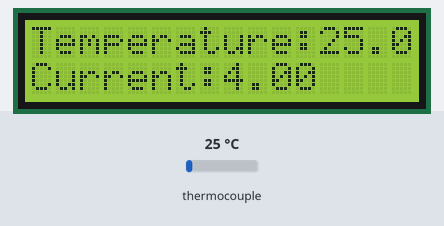
Simulated run of this sketch. Board: Arduino Uno, built with avr-gcc and run on an emulated ATmega328P. Parts: 16×2 character LCD. Inputs (shaded band) come from the test bench; at power-on: thermocouple 25 °C. What the sketch prints to the serial monitor is not drawn.

Above: at 1.7 s.
1.8 s: thermocouple set to 75 °C
At 3.8 s:
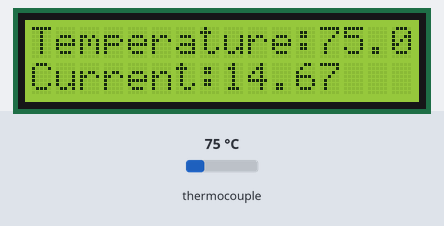
4.1 s: thermocouple set to 150 °C
At 5.4 s:
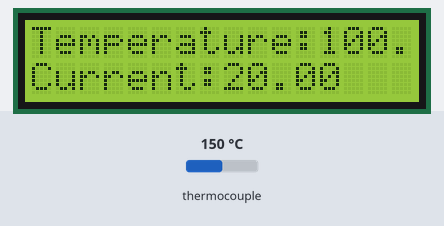
6.2 s: thermocouple set to 97 °C
At 8.1 s:
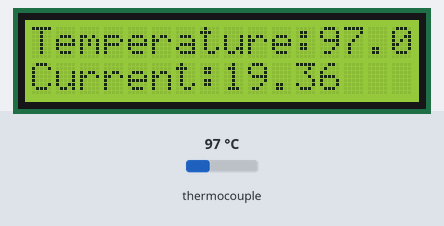
Timing chart, 0 to 9.6 s (numbered marks = the images above; inputs shaded):
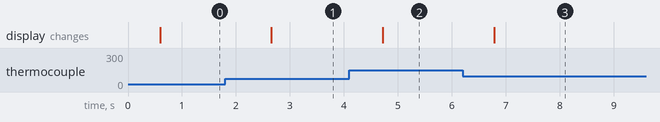

The sketch:

TC_K.ino
```cpp
#include "max6675.h"
#include <LiquidCrystal_I2C.h>
#include <Wire.h>

int thermoDO = 4;
int thermoCS = 5;
int thermoCLK = 6;

MAX6675 thermocouple(thermoCLK, thermoCS, thermoDO);

LiquidCrystal_I2C lcd(0x27,  16, 2);

float minTemp = 25.0;
float maxTemp = 100.0;
float minCurrent = 4.0;
float maxCurrent = 20.0;

void setup() {
  Serial.begin(9600);
  delay(500);
//   Serial.println("Thermocouple ready.");

  lcd.init();
  lcd.backlight();
}

void loop() {

  double tempC = thermocouple.readCelsius();

  if (tempC < minTemp) {
    tempC = minTemp;
  } else if (tempC > maxTemp) {
    tempC = maxTemp;
  }

  float current_mA = convertTempToCurrent(tempC);

  simulateCurrentOutput(current_mA);

  // Serial.print("Temperature: ");
  Serial.println(tempC);
   Serial.print("Current: ");
   Serial.print(current_mA);
   Serial.println(" mA");

  lcd.setCursor(0,0);
  lcd.print("Temperature:");
  lcd.print(tempC);
  lcd.setCursor(0,1);
  lcd.print("Current:");
  lcd.print(current_mA);

  delay(1000);
}

float convertTempToCurrent(float tempC) {

  float slope = (maxCurrent - minCurrent) / (maxTemp - minTemp);
  float intercept = minCurrent - slope * minTemp;


  float current_mA = slope * tempC + intercept;
  return current_mA;
}


void simulateCurrentOutput(float current_mA) {

  int pwmValue = map(current_mA * 1000, minCurrent * 1000, maxCurrent * 1000, 0, 255); // Multiplied by 1000 to maintain precision

  // analogWrite(pwmPin, pwmValue);
}
```

Measured:
- after the input at 1.8 s, the display: changes after 0.86 s (image 1)
- after the input at 4.1 s, the display: changes after 0.62 s (image 2)
- after the input at 6.2 s, the display: changes after 0.59 s (image 3)
